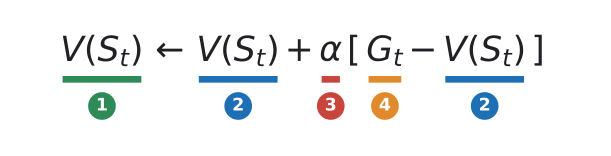

Here is the Python script that generated this plot:
"""Monte Carlo update with its parts underlined and numbered (redrawn from HF Deep RL)."""

import matplotlib.pyplot as plt

from mlrecall.figstyle import BLUE, GREEN, ORANGE, RED, equation_parts, save

fig, ax = plt.subplots(figsize=(8, 1.9))
equation_parts(
    ax,
    [
        (r"V(S_t)", GREEN),
        (r"\leftarrow", None),
        (r"V(S_t)", BLUE),
        (r"+", None),
        (r"\alpha", RED),
        (r"[", None),
        (r"G_t", ORANGE),
        (r"-", None),
        (r"V(S_t)", BLUE, "2"),
        (r"]", None),
    ],
)
save(fig, __file__)
